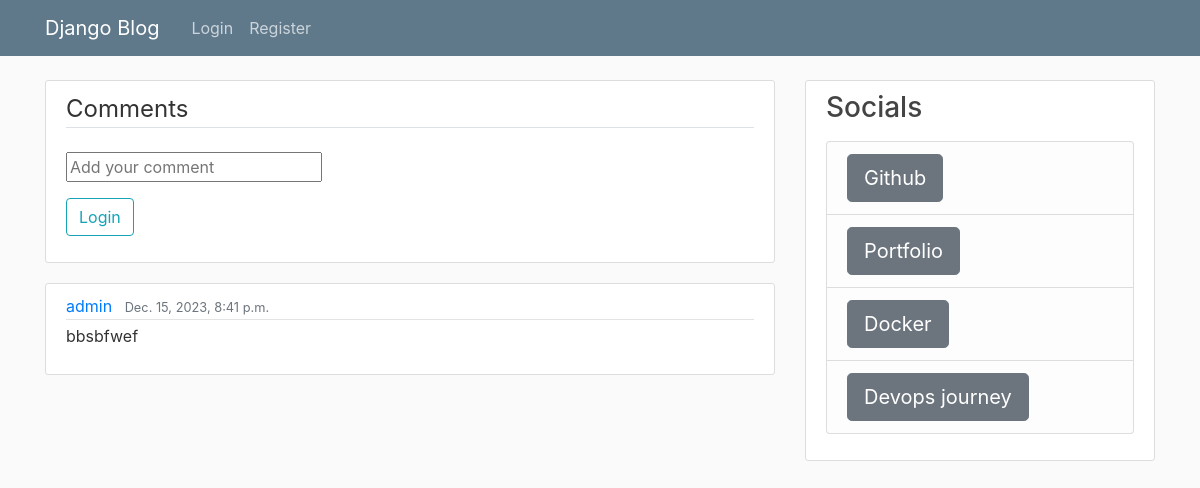
The app's page /comment/1, older data.
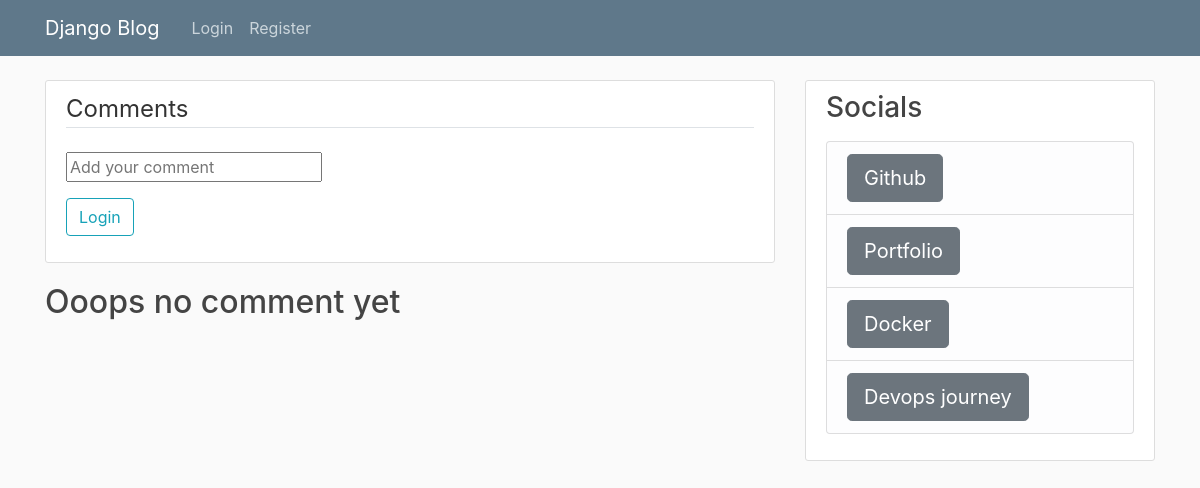
The same page, newer data.
### blog/models.py (models this page shows)
class comment(models.Model):
    author=models.ForeignKey(custom_user,on_delete=models.CASCADE)
    posts=models.ForeignKey(post,on_delete=models.CASCADE)
    content=models.CharField(max_length=200)
    date_posted=models.DateTimeField(auto_now_add=True)

class custom_user(AbstractUser):
       number = models.CharField(max_length=12)

### blog/views.py (the view)
# urls.py: path('comment/<int:id>',views.comments,name='comment'),
def comments(request,id):
    grab=get_object_or_404(post,id=id)
    new_comment=comment.objects.filter(posts=grab)
    return render(request,'blog/comment.html',{'comment':new_comment,'grab':grab})

### blog/templates/blog/comment.html (shortened to what this page needs)
{% extends "blog/base.html" %}
{% load crispy_forms_tags %}
{% block content %}
    <div class="content-section">
        <form method="POST" action="{% url 'add_comment' grab.id  %}">
            <fieldset class="form-group">
                <legend class="border-bottom mb-4">Comments</legend>
                <input type='text' name='content' placeholder='Add your comment'>
            </fieldset>
            <div class="form-group">
            {% if request.user.is_authenticated %}
              <button class="btn btn-outline-info" type="submit">Create</button>
            {% else %}
               <a href="{% url 'sign_in' %}" class="btn btn-outline-info">Login</a>
            {% endif %}
            </div>
        </form>
    </div>
    {% for post in comment %}
        <article class="media content-section">
          <div class="media-body">
            <div class="article-metadata">
              <a class="mr-2" href="#">{{ post.author }}</a>
              <small class="text-muted">{{ post.date_posted }}</small>
            </div
            <p class="article-content">{{ post.content }}</p>
          </div>
        </article>
       {% empty %}
         <h2>Ooops no comment  yet<h2>
    {% endfor %}
{% endblock %}

Row changes from the older to the newer data that the page shows:
removed comment: author "admin", date_posted "Dec. 15, 2023, 8:41 p.m.", content "bbsbfwef"
Text that changed along with them:
text now shown: "Ooops no comment yet"
